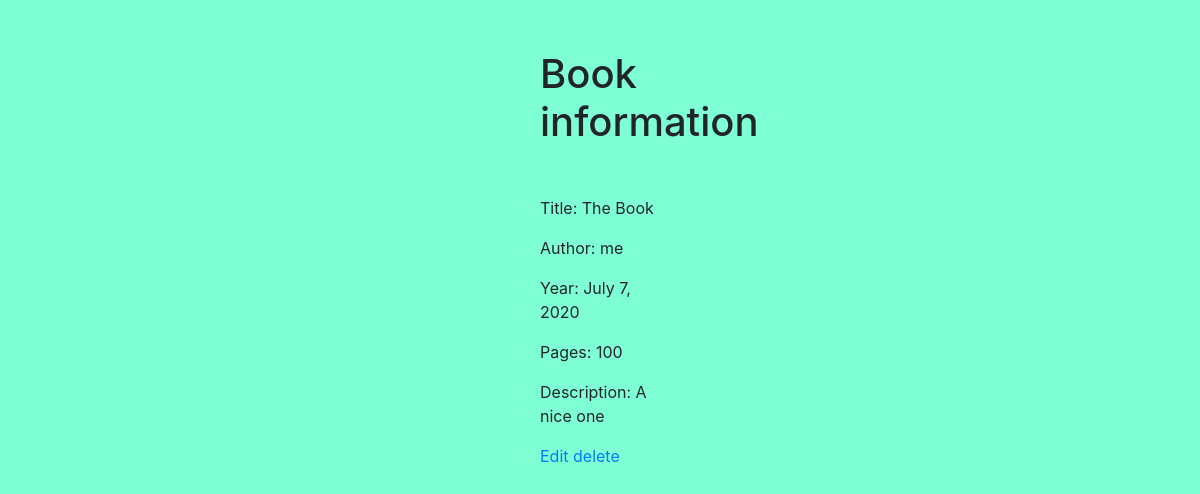
Screenshot of /show/6 with the database file from the repository.
### Library/models.py (models this page shows, shortened)
class Book(models.Model):
    title = models.TextField()
    author = models.TextField()
    year = models.DateField()
    pages = models.IntegerField()
    description = models.CharField(max_length=300)
    created_at = models.DateTimeField(auto_now_add=True)
    updated_at = models.DateTimeField(auto_now=True)
    objects = BookManager()

### Library/views.py (the view)
# urls.py: path('show/<int:id>', views.show_id),
def show_id(request, id):
    book_id = id
    context = {"book": Book.objects.get(id=book_id)}
    return render(request, "show.html", context)

### Library/templates/show.html (shortened to what this page needs)
<!DOCTYPE html>
<html lang="en">
<head>
    {% load static %}
    <link rel="stylesheet" href="https://stackpath.bootstrapcdn.com/bootstrap/4.5.0/css/bootstrap.min.css">
    <link rel="stylesheet" href="{% static 'css/index.css' %}">
</head>
<body>
    <h1>Book information</h1>
    <p>Title: {{book.title}}</p>
    <p>Author: {{book.author}}</p>
    <p>Year: {{book.year}}</p>
    <p>Pages: {{book.pages}}</p>
    <p>Description: {{book.description}}</p>
    <a href="/edit/{{book.id}}">Edit</a>
    <a href="javascript:remove({{book.id}});">delete</a>
</body>
</html>

### Library/static/css/index.css (style rules this page uses)
body { background-color: aquamarine; margin : auto 540px auto; }
h1 { margin-bottom: 50px; margin-top : 50px; }

### rows the page displays
Book: title "The Book", author "me", year "July 7, 2020", pages "100", description "A nice one"
